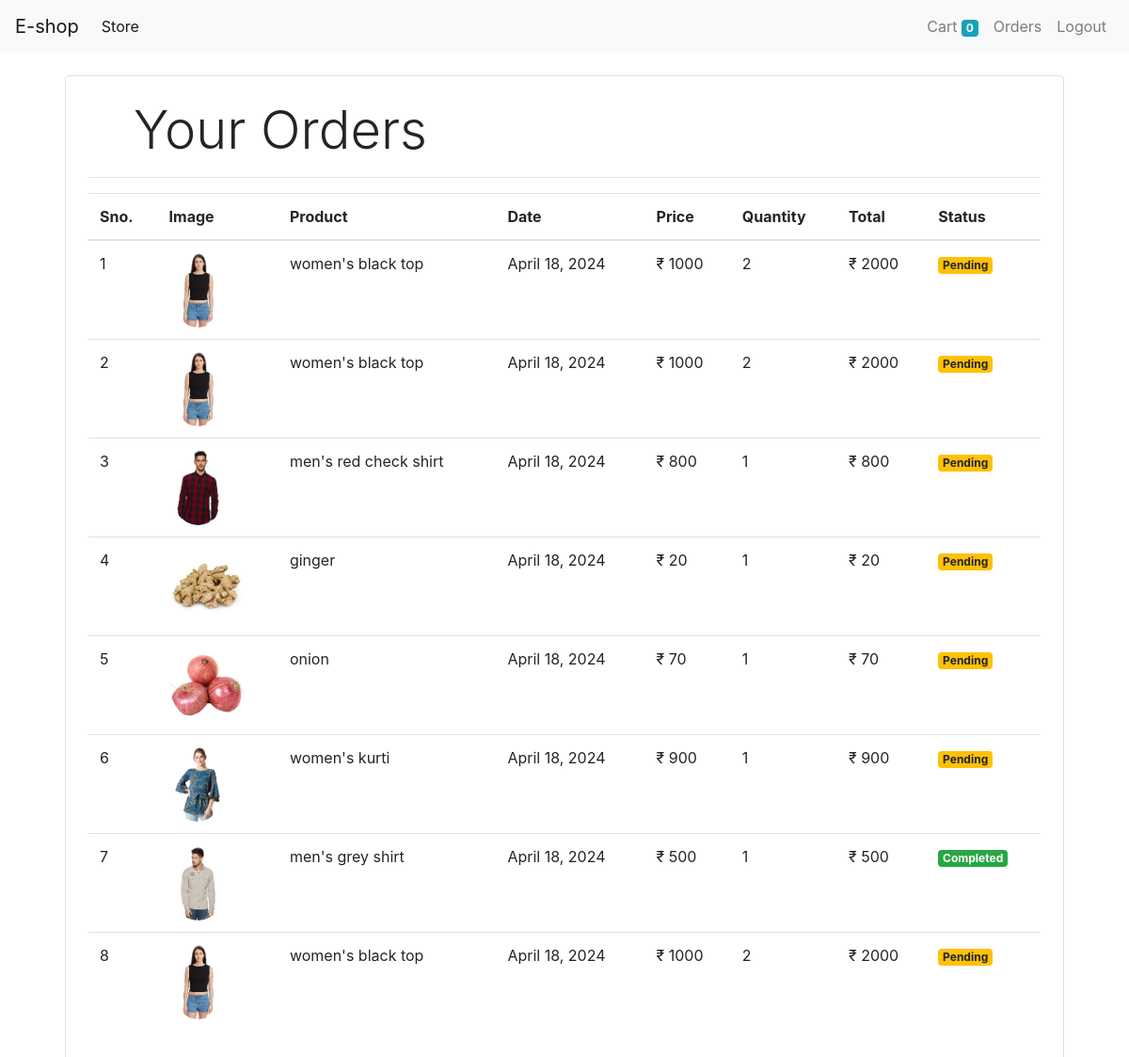
The app's page /orders (signed in), older data.
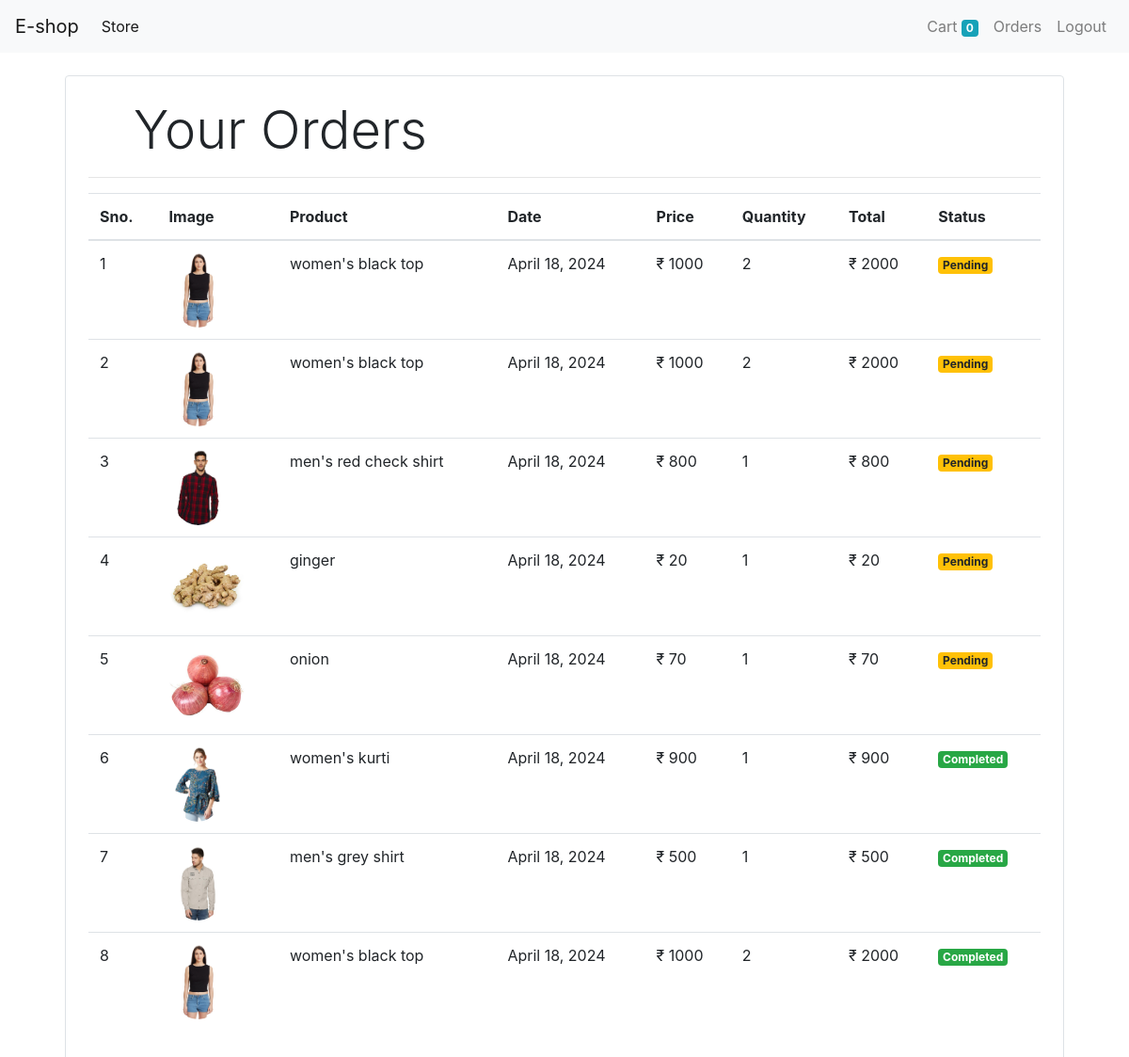
The same page, newer data.
### store/models.py (models this page shows, shortened)
class Order(models.Model):
    product = models.ForeignKey(Product, on_delete=models.CASCADE)
    customer = models.ForeignKey(Customer, on_delete=models.CASCADE)
    quantity = models.IntegerField(default=1)
    price = models.IntegerField()
    address = models.CharField(max_length=50, default='', blank=True)
    phone = models.CharField(max_length=50, default='', blank=True)
    date = models.DateField(default=datetime.datetime.today)
    status = models.BooleanField(default=False)
    @staticmethod
    def get_orders_by_customer(customer_id):
        return Order.objects.filter(customer=customer_id).order_by('-date')

class Product(models.Model):
    name = models.CharField(max_length=50)
    price = models.IntegerField(default=0)
    category = models.ForeignKey(Category, on_delete=models.CASCADE, default=1)
    description = models.CharField(max_length=200, default='' , null=True , blank=True)
    image = models.ImageField(upload_to='uploads/products/')

### store/middlewares/auth.py (the view)
    def middleware(request):
        print(request.session.get('customer'))
        returnUrl = request.META['PATH_INFO']
        print(request.META['PATH_INFO'])
        if not request.session.get('customer'):
           return redirect(f'login?return_url={returnUrl}')
        response = get_response(request)
        return response

### store/templatetags/custom_filter.py (called while the page is built)
@register.filter(name='currency')
def currency(number):
    return "₹ "+str(number)

@register.filter(name='multiply')
def multiply(number , number1):
    return number * number1

### store/views.py (called while the page is built)
    def get(self , request ):
        customer = request.session.get('customer')
        orders = Order.get_orders_by_customer(customer)
        print(orders)
        return render(request , 'orders.html'  , {'orders' : orders})

### store/templates/orders.html
{% extends 'base.html' %}
{% block content %}
{% load cart %}
{% load custom_filter %}
<div class="container">
   <div class="border rounded p-4 m-4">
        <p class="display-4 pl-4 ml-4">Your Orders</p>
        <hr>
        <table class="table">
            <thead>
                <tr>
                    <th>Sno.</th>
                    <th>Image</th>
                    <th>Product</th>
                    <th>Date</th>
                    <th>Price</th>
                    <th>Quantity</th>
                    <th>Total</th>
                    <th>Status</th>
                </tr>
            </thead>
            <tbody>
                {% for order in orders %}
                <tr>
                    <td>{{forloop.counter}}</td>
                    <td><img style="height: 80px;" class="rounded-circle" src="{{order.product.image.url}}" alt=""></td>
                    <td>{{order.product.name}}</td>
                    <td>{{order.date}}</td>
                    <td>{{order.price|currency}}</td>
                    <td>{{order.quantity}}</td>
                    <td>{{order.quantity|multiply:order.price|currency}}</td>
                    {% if order.status %}
                    <td><small class="badge badge-success">Completed</small></td>
                    {%else%}
                    <td><small class="badge badge-warning">Pending</small></td>
                    {% endif %}
                </tr>
                {% endfor %}
            </tbody>
        </table>
   </div>
</div>
{% endblock %}

### store/templates/base.html (shortened to what this page needs)
<!doctype html>
<html lang="en">
<head>
    <link rel="stylesheet" href="https://cdn.jsdelivr.net/npm/bootstrap@4.0.0/dist/css/bootstrap.min.css"
>
</head>
<body>
    <nav class="navbar navbar-expand-lg navbar-light bg-light">
        <a class="navbar-brand" href="/">E-shop</a>
        <div class="collapse navbar-collapse" id="navbarSupportedContent">
            <ul class="navbar-nav mr-auto">
                <li class="nav-item active">
                    <a class="nav-link" href="#">Store <span class="sr-only">(current)</span></a>
                </li>
            </ul>
            <ul class=" navbar-nav my-2 my-lg-0">
                {% if request.session.customer %}
                <li class="nav-item ">
                    <a class="nav-link" href="/cart">Cart
                        <span class="badge  badge-info">{{request.session.cart.keys|length}}</span>
                        <span class="sr-only">(current)</span></a>
                </li>
                <li class="nav-item ">
                    <a class="nav-link" href="/orders">Orders <span class="sr-only">(current)</span></a>
                </li>
                <li class="nav-item ">
                    <a class="nav-link" href="{% url 'logout' %}">Logout<span class="sr-only">(current)</span></a>
                </li>
                {% endif %}
            </ul>
        </div>
    </nav>
    {% block content %}{% endblock %}
</body>
</html>

Row changes from the older to the newer data that the page shows:
changed Order "women's kurti": status "Pending" → "Completed"
changed Order (number 8 of 8 on the later page): status "Pending" → "Completed"
